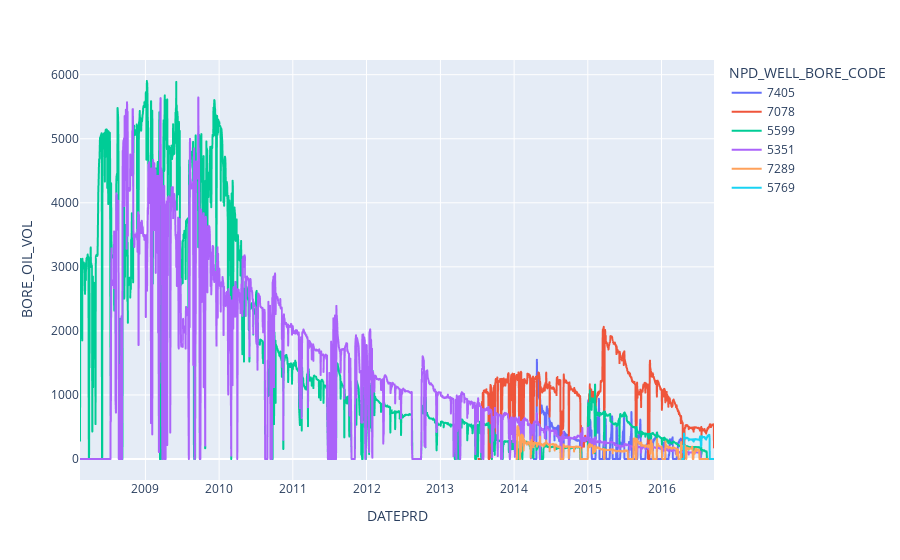

Notebook code for this chart:
### Code cell
fig = px.line(data_filter, x="DATEPRD", y="BORE_OIL_VOL", color='NPD_WELL_BORE_CODE')
fig.show()

### Figure 1 — Plotly figure (JSON) as saved in the notebook; plotly's stock layout.template omitted (floating-point values rounded to 4 significant figures; data arrays with more than 128 entries replaced by an {"elided": "..."} marker saying what was removed)
{"data": [{"hovertemplate": "NPD_WELL_BORE_CODE=7405<br>DATEPRD=%{x}<br>BORE_OIL_VOL=%{y}<extra></extra>", "legendgroup": "7405", "line": {"color": "#636efa", "dash": "solid"}, "marker": {"symbol": "circle"}, "mode": "lines", "name": "7405", "showlegend": true, "type": "scattergl", "x": {"elided": "744 str values"}, "xaxis": "x", "y": {"elided": "744 float values"}, "yaxis": "y"}, {"hovertemplate": "NPD_WELL_BORE_CODE=7078<br>DATEPRD=%{x}<br>BORE_OIL_VOL=%{y}<extra></extra>", "legendgroup": "7078", "line": {"color": "#EF553B", "dash": "solid"}, "marker": {"symbol": "circle"}, "mode": "lines", "name": "7078", "showlegend": true, "type": "scattergl", "x": {"elided": "1165 str values"}, "xaxis": "x", "y": {"elided": "1165 float values"}, "yaxis": "y"}, {"hovertemplate": "NPD_WELL_BORE_CODE=5599<br>DATEPRD=%{x}<br>BORE_OIL_VOL=%{y}<extra></extra>", "legendgroup": "5599", "line": {"color": "#00cc96", "dash": "solid"}, "marker": {"symbol": "circle"}, "mode": "lines", "name": "5599", "showlegend": true, "type": "scattergl", "x": {"elided": "3056 str values"}, "xaxis": "x", "y": {"elided": "3056 float values"}, "yaxis": "y"}, {"hovertemplate": "NPD_WELL_BORE_CODE=5351<br>DATEPRD=%{x}<br>BORE_OIL_VOL=%{y}<extra></extra>", "legendgroup": "5351", "line": {"color": "#ab63fa", "dash": "solid"}, "marker": {"symbol": "circle"}, "mode": "lines", "name": "5351", "showlegend": true, "type": "scattergl", "x": {"elided": "3056 str values"}, "xaxis": "x", "y": {"elided": "3056 float values"}, "yaxis": "y"}, {"hovertemplate": "NPD_WELL_BORE_CODE=7289<br>DATEPRD=%{x}<br>BORE_OIL_VOL=%{y}<extra></extra>", "legendgroup": "7289", "line": {"color": "#FFA15A", "dash": "solid"}, "marker": {"symbol": "circle"}, "mode": "lines", "name": "7289", "showlegend": true, "type": "scattergl", "x": {"elided": "978 str values"}, "xaxis": "x", "y": {"elided": "978 float values"}, "yaxis": "y"}, {"hovertemplate": "NPD_WELL_BORE_CODE=5769<br>DATEPRD=%{x}<br>BORE_OIL_VOL=%{y}<extra></extra>", "legendgroup": "5769", "line": {"color": "#19d3f3", "dash": "solid"}, "marker": {"symbol": "circle"}, "mode": "lines", "name": "5769", "showlegend": true, "type": "scattergl", "x": {"elided": "144 str values"}, "xaxis": "x", "y": {"elided": "144 float values"}, "yaxis": "y"}], "layout": {"autosize": true, "legend": {"title": {"text": "NPD_WELL_BORE_CODE"}, "tracegroupgap": 0}, "margin": {"t": 60}, "xaxis": {"anchor": "y", "autorange": true, "domain": [0, 1], "range": ["2008-02-12", "2016-09-17"], "title": {"text": "DATEPRD"}, "type": "date"}, "yaxis": {"anchor": "x", "autorange": true, "domain": [0, 1], "range": [-327.9, 6230.0], "title": {"text": "BORE_OIL_VOL"}, "type": "linear"}}}
